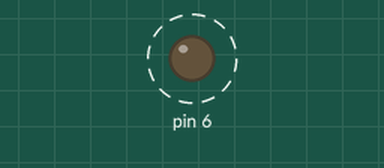
Simulated run of this sketch. Board: Arduino Uno, built with avr-gcc and run on an emulated ATmega328P. Shown: output pins drawn as LEDs (lit = HIGH). Dashed ring = blinking.

Above: at 0.5 s.
Timing chart, 0 to 4.6 s (numbered marks = the images above):
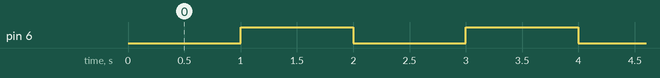

Measured:
- by itself, pin 6: alternates HIGH for 1.0 s and LOW for 1.0 s

The sketch:

io_ports.ino
```cpp
#include <avr/io.h>
#include <util/delay.h>


void setup() {
    // Configure PD6 as output
    DDRD |= (1 << PD6);

    // LED OFF initially (negative logic → HIGH = OFF)
    PORTD |= (1 << PD6);
}

void loop() {
    // LED ON
    PORTD &= ~(1 << PD6);
    _delay_ms(1000);

    // LED OFF
    PORTD |= (1 << PD6);
    _delay_ms(1000);

}
```
